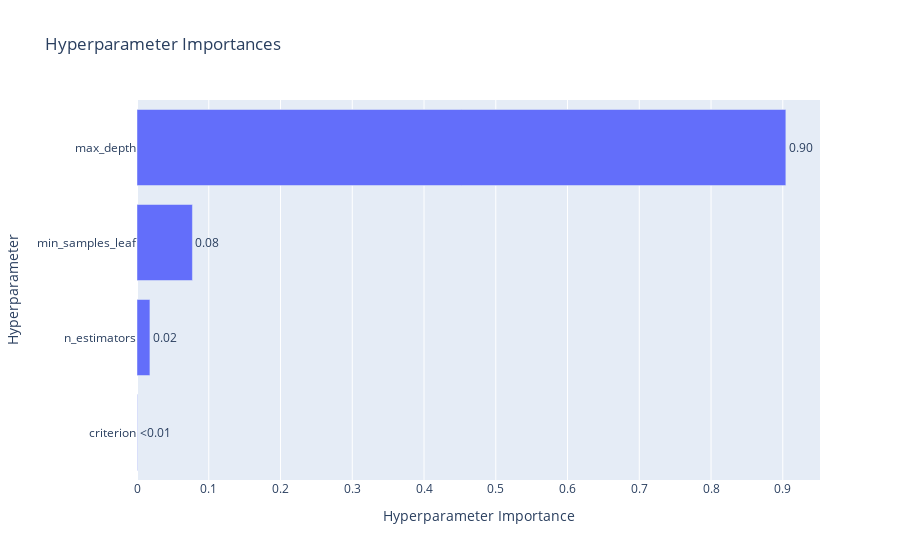

The cell this chart's notebook holds for it:
### Code cell
#find which hyperparameters contribute the most to the maximization of the metric 
optuna.visualization.plot_param_importances(study_optuna,
                                            target_name='f1_score')

### Figure 1 — Plotly figure (JSON) as saved in the notebook; plotly's stock layout.template omitted (floating-point values rounded to 4 significant figures)
{"data": [{"cliponaxis": false, "hovertemplate": ["criterion (CategoricalDistribution): 0.00047473023786783505<extra></extra>", "n_estimators (CategoricalDistribution): 0.01800582363738596<extra></extra>", "min_samples_leaf (CategoricalDistribution): 0.07725623545605603<extra></extra>", "max_depth (CategoricalDistribution): 0.90426321066869<extra></extra>"], "name": "f1_score", "orientation": "h", "text": ["<0.01", "0.02", "0.08", "0.90"], "textposition": "outside", "type": "bar", "x": [0.0004747, 0.01801, 0.07726, 0.9043], "y": ["criterion", "n_estimators", "min_samples_leaf", "max_depth"]}], "layout": {"title": {"text": "Hyperparameter Importances"}, "xaxis": {"title": {"text": "Hyperparameter Importance"}}, "yaxis": {"title": {"text": "Hyperparameter"}}}}
